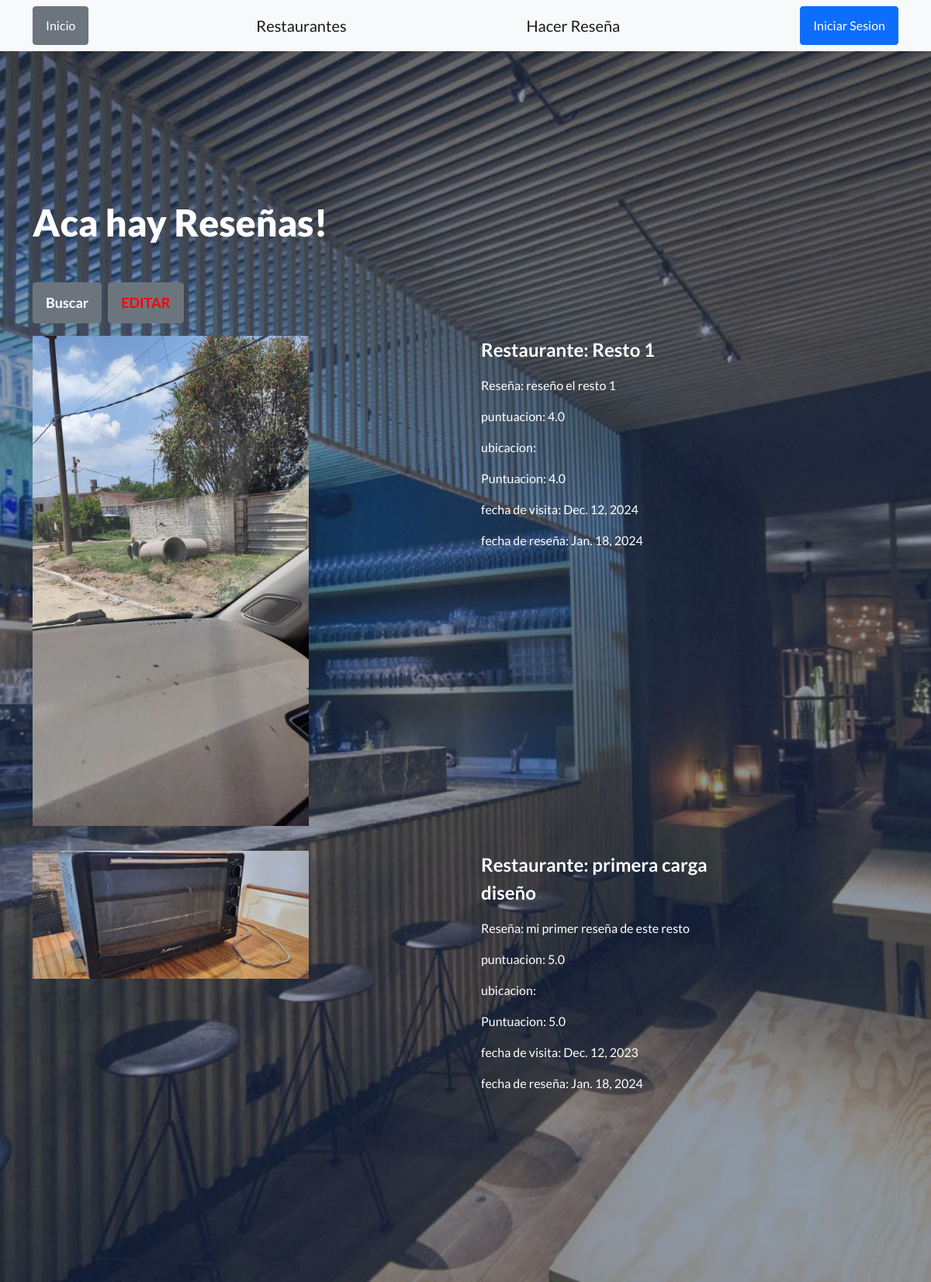
Page /AppResto/reseñas/ on the committed database.
### AppResto/models.py (models this page shows, shortened)
class Reseña(models.Model):
    restaurante = models.ForeignKey(Restaurante, on_delete=models.CASCADE)
    puntuacion = models.FloatField()
    fecha_de_visita = models.DateField()
    fecha_de_reseña = models.DateField(auto_now_add=True)
    reseña = models.CharField(max_length=150)
    foto = models.ImageField(upload_to='AppResto/img/')
    usuario = models.CharField(max_length=150)

class Restaurante(models.Model):
    nombre = models.CharField(max_length=99)
    descripcion = models.CharField(max_length=250)
    ubicacion = models.CharField(max_length=99)
    instagram = models.URLField()
    foto = models.ImageField(upload_to='AppResto/img/')
    usuario = models.CharField(max_length=150)
    calificacion = models.FloatField(default=0.0)  # Por defecto, la calificación comienza en 0.0
    def __str__(self):
        return self.nombre

### AppResto/views.py (called while the page is built)
def Reseñas(request):
    reseñas=Reseña.objects.all()
    return render(request,"AppResto/reseñas.html",{"reseñas":reseñas})

### AppResto/templates/AppResto/reseñas.html
{% extends 'AppResto/herencia.html' %}
                {% block botones %}
                <a class="btn btn-secondary" href="{% url 'inicio' %}">Inicio</a>
                <a class="navbar-brand" href="{% url 'Restos' %}">Restaurantes</a>
                <a class="navbar-brand" href="{% url 'crear_reseña' %}">Hacer Reseña</a>
                {% endblock %}
        {% block buscaryeditar %}
        <h1 class="mb-5"><strong>Aca hay Reseñas!</strong></h1>
        <div class="d-flex align-items-center">
            <a class="btn btn-secondary" href="{% url 'buscar_reseña' %}">
                <strong><font size="4">Buscar</font></strong>
            </a>
            <a class="btn btn-secondary ms-2" href="{% url 'select_reseña' %}">
                <strong><font size="4" color="red">EDITAR</font></strong>
            </a>
        </div>
        {% endblock %}
                    {% block muestra %}
                    <div class="row restaurant-item">
                        {% for x in reseñas %}
                        <div class="col-md-4 col-centered my-3">
                            <img src="{{ x.foto.url }}" alt="{{ x.nombre }}" class="img-fluid restaurant-image my-restaurant-image">
                        </div>
                            <div class="col-md-8 col-centered my-3 text-white restaurant-text">
                                <div class="container position-relative">
                                    <div class="row justify-content-center">
                                        <div class="col-xl-6">
                                            <p><strong><font size= "5">Restaurante: {{x.restaurante}}</font size></strong></p>
                                                <p>Reseña: {{x.reseña}}</p>
                                                <p>puntuacion: {{x.puntuacion}}</p>
                                                <p>ubicacion: {{x.ubicacion}}</p>
                                                <p>Puntuacion: {{x.puntuacion}}</p>
                                                <p>fecha de visita: {{x.fecha_de_visita}}</p>
                                                <p>fecha de reseña: {{x.fecha_de_reseña}}</p>
                                        </div>
                                    </div>
                                </div>
                            </div>
                        {% endfor %}
                    </div>
         {% endblock %}

### rows in the picture
Reseña: foto (picture), restaurante "Resto 1", reseña "reseño el resto 1", puntuacion "4.0", fecha_de_visita "Dec. 12, 2024", fecha_de_reseña "Jan. 18, 2024"
Reseña: foto (picture), restaurante "primera carga diseño", reseña "mi primer reseña de este resto", puntuacion "5.0", fecha_de_visita "Dec. 12, 2023", fecha_de_reseña "Jan. 18, 2024"
